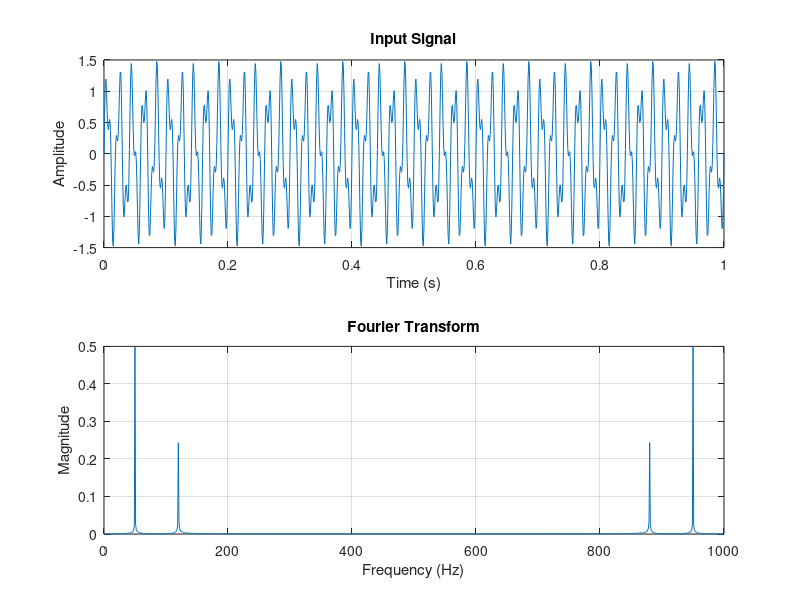

The MATLAB source for this figure:
clc;
clear all;
close all;

% Sampling frequency
Fs = 1000;

% Time vector
t = 0:1/Fs:1;

% Input signal
f1 = 50;
f2 = 120;

x = sin(2*pi*f1*t) + 0.5*sin(2*pi*f2*t);

% Fourier Transform
X = fft(x);

% Length of signal
N = length(x);

% Frequency axis
f = (0:N-1)*(Fs/N);

% Magnitude spectrum
magnitude = abs(X)/N;

% Plot input signal
subplot(2,1,1);
plot(t,x);
xlabel('Time (s)');
ylabel('Amplitude');
title('Input Signal');
grid on;

% Plot Fourier Transform
subplot(2,1,2);
plot(f,magnitude);
xlabel('Frequency (Hz)');
ylabel('Magnitude');
title('Fourier Transform');
grid on;
